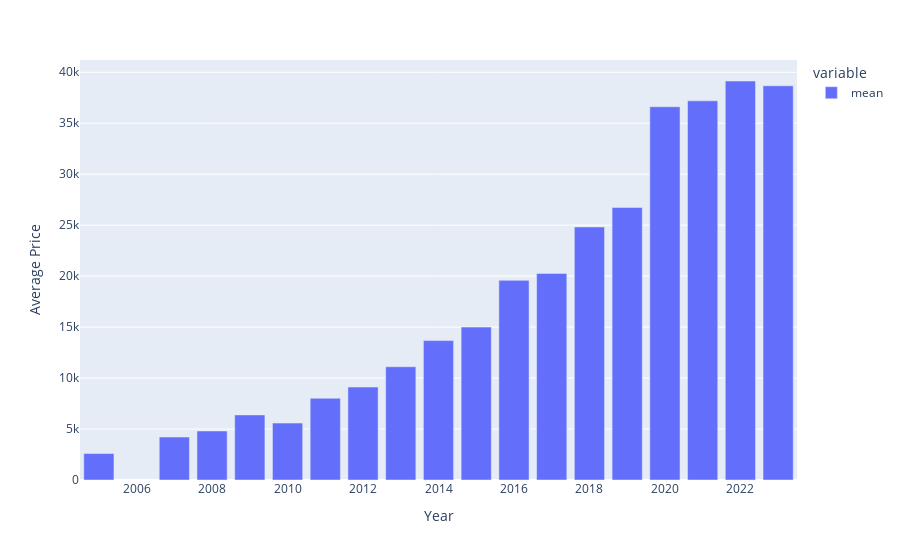

Notebook code for this chart:
### Code cell
avg_price_per_year = df_groupby_year['Price:'].agg(['mean'])
px.bar(avg_price_per_year, labels={'value': 'Average Price', 'Year:': 'Year'})

### Figure 1 — Plotly figure (JSON) as saved in the notebook; plotly's stock layout.template omitted (floating-point values rounded to 4 significant figures)
{"data": [{"alignmentgroup": "True", "hovertemplate": "variable=mean<br>Year=%{x}<br>Average Price=%{y}<extra></extra>", "legendgroup": "mean", "marker": {"color": "#636efa", "pattern": {"shape": ""}}, "name": "mean", "offsetgroup": "mean", "orientation": "v", "showlegend": true, "textposition": "auto", "type": "bar", "x": [2005, 2007, 2008, 2009, 2010, 2011, 2012, 2013, 2014, 2015, 2016, 2017, 2018, 2019, 2020, 2021, 2022, 2023], "xaxis": "x", "y": [2600, 4212.0, 4807, 6384, 5584.0, 8017.0, 9117.0, 11110.0, 13680.0, 15000.0, 19590.0, 20270.0, 24820.0, 26740.0, 36620.0, 37190.0, 39140.0, 38670.0], "yaxis": "y"}], "layout": {"barmode": "relative", "legend": {"title": {"text": "variable"}, "tracegroupgap": 0}, "margin": {"t": 60}, "xaxis": {"anchor": "y", "domain": [0, 1], "title": {"text": "Year"}}, "yaxis": {"anchor": "x", "domain": [0, 1], "title": {"text": "Average Price"}}}}
